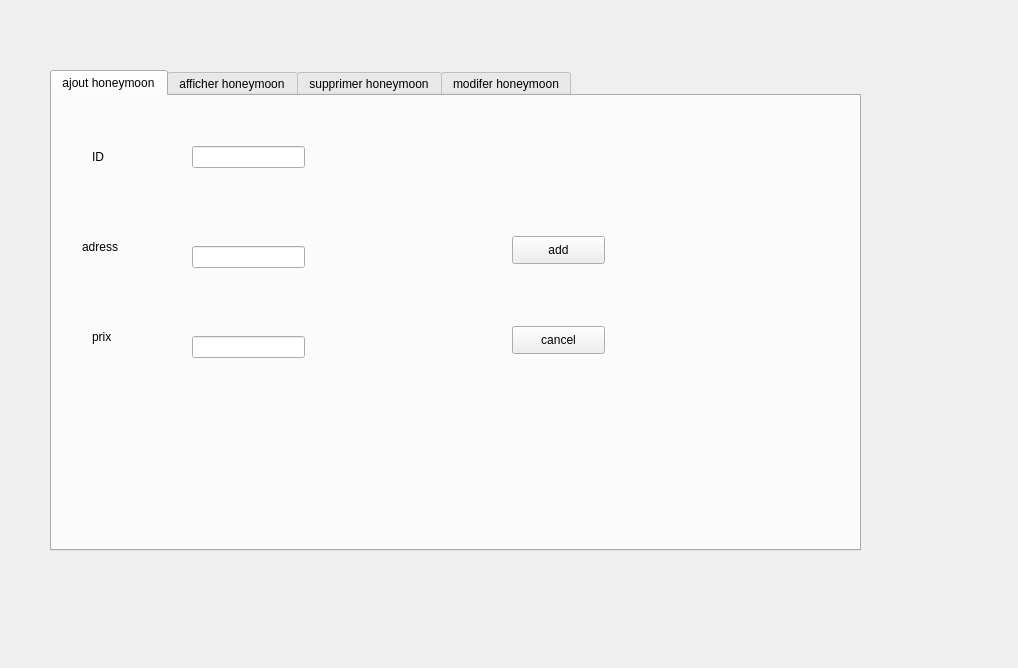
<?xml version="1.0" encoding="UTF-8"?>
<ui version="4.0">
 <class>Form</class>
 <widget class="QWidget" name="Form">
  <property name="geometry">
   <rect>
    <x>0</x>
    <y>0</y>
    <width>1018</width>
    <height>668</height>
   </rect>
  </property>
  <property name="focusPolicy">
   <enum>Qt::StrongFocus</enum>
  </property>
  <property name="windowTitle">
   <string>Form</string>
  </property>
  <widget class="QTabWidget" name="gererhoneymoon">
   <property name="geometry">
    <rect>
     <x>50</x>
     <y>70</y>
     <width>811</width>
     <height>481</height>
    </rect>
   </property>
   <property name="currentIndex">
    <number>0</number>
   </property>
   <widget class="QWidget" name="tab">
    <attribute name="title">
     <string>ajout honeymoon</string>
    </attribute>
    <widget class="QLabel" name="label">
     <property name="geometry">
      <rect>
       <x>40</x>
       <y>50</y>
       <width>71</width>
       <height>21</height>
      </rect>
     </property>
     <property name="text">
      <string>ID </string>
     </property>
    </widget>
    <widget class="QLabel" name="label_2">
     <property name="geometry">
      <rect>
       <x>30</x>
       <y>135</y>
       <width>56</width>
       <height>31</height>
      </rect>
     </property>
     <property name="text">
      <string>adress</string>
     </property>
    </widget>
    <widget class="QLabel" name="label_3">
     <property name="geometry">
      <rect>
       <x>40</x>
       <y>225</y>
       <width>56</width>
       <height>31</height>
      </rect>
     </property>
     <property name="text">
      <string>prix</string>
     </property>
    </widget>
    <widget class="QLineEdit" name="lineEdit_ID">
     <property name="geometry">
      <rect>
       <x>140</x>
       <y>50</y>
       <width>113</width>
       <height>22</height>
      </rect>
     </property>
    </widget>
    <widget class="QLineEdit" name="lineEdit_nom">
     <property name="geometry">
      <rect>
       <x>140</x>
       <y>150</y>
       <width>113</width>
       <height>22</height>
      </rect>
     </property>
    </widget>
    <widget class="QLineEdit" name="lineEdit_prenom">
     <property name="geometry">
      <rect>
       <x>140</x>
       <y>240</y>
       <width>113</width>
       <height>22</height>
      </rect>
     </property>
    </widget>
    <widget class="QPushButton" name="pushButton">
     <property name="geometry">
      <rect>
       <x>460</x>
       <y>140</y>
       <width>93</width>
       <height>28</height>
      </rect>
     </property>
     <property name="text">
      <string>add</string>
     </property>
    </widget>
    <widget class="QPushButton" name="pushButton_2">
     <property name="geometry">
      <rect>
       <x>460</x>
       <y>230</y>
       <width>93</width>
       <height>28</height>
      </rect>
     </property>
     <property name="text">
      <string>cancel</string>
     </property>
    </widget>
   </widget>
   <widget class="QWidget" name="tab_2">
    <attribute name="title">
     <string>afficher honeymoon</string>
    </attribute>
    <widget class="QTableView" name="table_honeymoon">
     <property name="geometry">
      <rect>
       <x>30</x>
       <y>11</y>
       <width>691</width>
       <height>301</height>
      </rect>
     </property>
    </widget>
   </widget>
   <widget class="QWidget" name="tab_3">
    <attribute name="title">
     <string>supprimer honeymoon</string>
    </attribute>
    <widget class="QLabel" name="label_5">
     <property name="geometry">
      <rect>
       <x>50</x>
       <y>70</y>
       <width>56</width>
       <height>16</height>
      </rect>
     </property>
     <property name="text">
      <string>ID</string>
     </property>
    </widget>
    <widget class="QLineEdit" name="LineEdit_key">
     <property name="geometry">
      <rect>
       <x>140</x>
       <y>70</y>
       <width>113</width>
       <height>22</height>
      </rect>
     </property>
    </widget>
    <widget class="QPushButton" name="pushButton_3">
     <property name="geometry">
      <rect>
       <x>470</x>
       <y>210</y>
       <width>93</width>
       <height>28</height>
      </rect>
     </property>
     <property name="text">
      <string>supprimer</string>
     </property>
    </widget>
   </widget>
   <widget class="QWidget" name="tab_4">
    <attribute name="title">
     <string>modifer honeymoon</string>
    </attribute>
    <widget class="QLabel" name="label_6">
     <property name="geometry">
      <rect>
       <x>40</x>
       <y>50</y>
       <width>261</width>
       <height>16</height>
      </rect>
     </property>
     <property name="text">
      <string>please write the ID</string>
     </property>
    </widget>
    <widget class="QLineEdit" name="LineEdit_10">
     <property name="geometry">
      <rect>
       <x>80</x>
       <y>90</y>
       <width>141</width>
       <height>22</height>
      </rect>
     </property>
    </widget>
    <widget class="QLabel" name="label_7">
     <property name="geometry">
      <rect>
       <x>50</x>
       <y>150</y>
       <width>56</width>
       <height>16</height>
      </rect>
     </property>
     <property name="text">
      <string>adress</string>
     </property>
    </widget>
    <widget class="QLabel" name="label_9">
     <property name="geometry">
      <rect>
       <x>60</x>
       <y>260</y>
       <width>101</width>
       <height>16</height>
      </rect>
     </property>
     <property name="text">
      <string>prix</string>
     </property>
    </widget>
    <widget class="QLineEdit" name="LineEdit_11">
     <property name="geometry">
      <rect>
       <x>100</x>
       <y>190</y>
       <width>113</width>
       <height>22</height>
      </rect>
     </property>
    </widget>
    <widget class="QLineEdit" name="LineEdit_13">
     <property name="geometry">
      <rect>
       <x>100</x>
       <y>310</y>
       <width>113</width>
       <height>22</height>
      </rect>
     </property>
    </widget>
    <widget class="QPushButton" name="pushButton_4">
     <property name="geometry">
      <rect>
       <x>640</x>
       <y>370</y>
       <width>131</width>
       <height>41</height>
      </rect>
     </property>
     <property name="text">
      <string>update</string>
     </property>
    </widget>
   </widget>
  </widget>
 </widget>
 <resources/>
 <connections/>
</ui>
